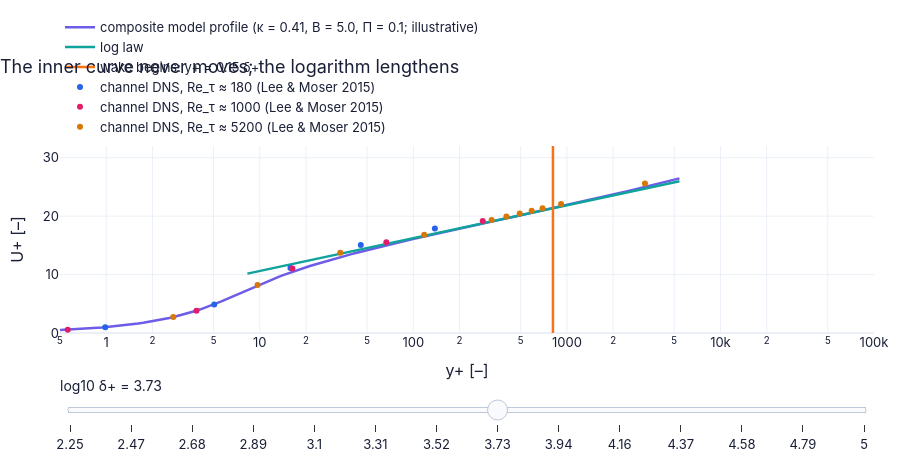

Here is the notebook cell this chart was saved with:
### Markdown cell above
📝 **Note.** **N149 [B]** **The profile at many Reynolds numbers.** In wall units the inner part never moves; a higher $\delta^+$ only lengthens the
logarithmic stretch before the wake peels off. The slider figure shows a composite model profile; the dots are public channel
DNS (Lee & Moser 2015, *J. Fluid Mech.* 774, 395; file `reference/ch12/lee_moser_2015_channel_mean.csv`).

### Code cell
dns = pd.read_csv(REF / "lee_moser_2015_channel_mean.csv", comment="#")   # public DNS mean profiles (case, Re_tau, y/δ, y⁺, U⁺, dU⁺/dy⁺)
dns_pts = {c: dns[dns["case"] == c].iloc[::8] for c in (180, 1000, 5200)}   # three cases, every 8th point

def f5(logRe):                                                # curves for one friction Reynolds number δ⁺ = 10^logRe
    Re_tau = 10.0**logRe   # the friction Reynolds number δ⁺ of this slider position
    yp_ = np.geomspace(0.5, Re_tau, 120)                     # from inside the sublayer to the edge of the layer
    out = {"composite model profile (κ = 0.41, B = 5.0, Π = 0.1; illustrative)": (yp_, WT.composite_profile_plus(yp_, Re_tau, kappa=KAPPA, B=B_LOG, Pi=0.1)),
           "log law": (yp_[yp_ > 8], WT.log_law(yp_[yp_ > 8], kappa=KAPPA, B=B_LOG)),
           "wake begins: y+ = 0.15 δ+": ([0.15*Re_tau]*2, [0.0, 32.0])}
    for c, d_ in dns_pts.items():                             # the DNS dots are the same at every slider position
        out[f"channel DNS, Re_τ ≈ {c} (Lee & Moser 2015)"] = (d_["yplus"].values[1:], d_["Uplus"].values[1:])
    return out   # hand the result back to the caller

figF5 = slider_figure(f5, "log10 δ+", np.round(np.linspace(np.log10(180), 5.0, 10 if FAST else 14), 3), xlabel="y+ [–]", ylabel="U+ [–]",
                      title="The inner curve never moves; the logarithm lengthens",
                      modes={f"channel DNS, Re_τ ≈ {c} (Lee & Moser 2015)": "markers" for c in (180, 1000, 5200)})
figF5.update_xaxes(type="log", range=[np.log10(0.5), 5.0])    # logarithmic y⁺ axis
figF5.update_yaxes(range=[0, 32])                             # fixed U⁺ range
figF5.show()   # display the interactive figure (the slider works on the web page too)
for c in (1000, 5200):                                        # how far are the DNS dots from the model line at the SAME Reynolds number?
    d_ = dns[dns["case"] == c]   # the rows of this DNS case
    Re_c = float(d_["Re_tau"].iloc[0])                        # the exact Re_τ of this DNS case
    at = np.array([30.0, 100.0, 300.0, 1000.0, 3000.0]); at = at[at < 0.6*Re_c]   # heights inside the layer
    gap = np.interp(at, d_["yplus"], d_["Uplus"]) - WT.composite_profile_plus(at, Re_c, kappa=KAPPA, B=B_LOG, Pi=0.1)   # DNS minus model
    print(f"Re_τ ≈ {c}: DNS − model at y+ = {at.astype(int).tolist()}: {np.round(gap, 2).tolist()}")
